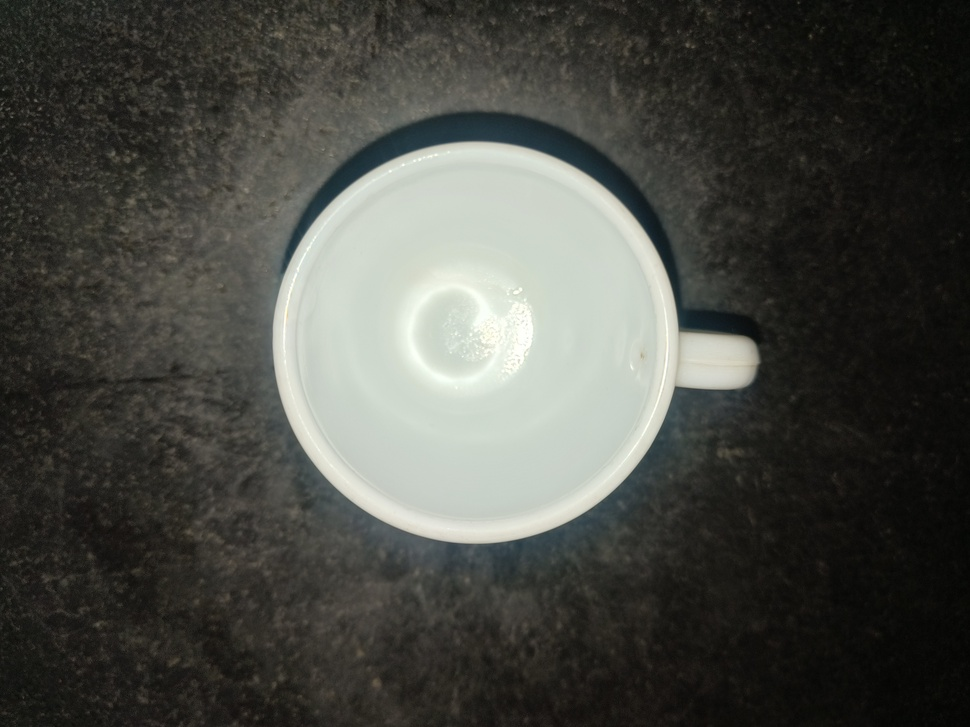
#> input picture dataset/Product 1/Fake/IMG20260406231957.jpg.jpeg, 970 x 727 px, shrunk from 4096 x 3072 before the run
$ python -i features.py   (imports and definitions only)
#> lines starting #> are read from the running program, lines starting #| are printed output that depends on the picture; after the words box and inside, x2 and y2 are one past the last pixel; in counts of white or black regions, pixels touching at a corner belong together
"""
features.py
UNIT 4 - Feature Extraction
Handles: edge detection (Canny), contour detection, histogram extraction
Enhanced with product-focused feature extraction
"""

import cv2
import numpy as np


def extract_edges(gray_img, low_threshold=30, high_threshold=100):
    """
    Feature Extraction (UNIT 4): Canny edge detection.
    Detects boundaries by finding rapid intensity changes using gradient computation.
    Adjusted thresholds for better product edge detection.
    """
    return cv2.Canny(gray_img, threshold1=low_threshold, threshold2=high_threshold)


def extract_contours(edge_img):
    """
    Feature Extraction (UNIT 4): Contour detection.
    Finds connected curves of edge pixels — represents object boundaries.
    """
    contours, _ = cv2.findContours(edge_img, cv2.RETR_EXTERNAL, cv2.CHAIN_APPROX_SIMPLE)
    return contours


def extract_histogram(gray_img, bins=256, mask=None):
    """
    Feature Extraction (UNIT 4): Intensity histogram.
    Counts pixel frequency at each intensity level (0–255).
    Normalized so images of different sizes can be compared.
    Enhanced with optional mask to focus on product regions.
    """
    hist = cv2.calcHist([gray_img], [0], mask, [bins], [0, 256])
    cv2.normalize(hist, hist)
    return hist.flatten()


def create_product_mask(gray_img):
    """
    Create a mask to focus histogram calculation on product regions.
    Uses Otsu's thresholding to separate product from remaining background.
    """
    # Apply Otsu's thresholding to separate foreground (product) from background
    _, mask = cv2.threshold(gray_img, 0, 255, cv2.THRESH_BINARY + cv2.THRESH_OTSU)

    # Morphological operations to clean up the mask
    kernel = np.ones((3, 3), np.uint8)
    mask = cv2.morphologyEx(mask, cv2.MORPH_CLOSE, kernel)
    mask = cv2.morphologyEx(mask, cv2.MORPH_OPEN, kernel)

    return mask


def extract_texture_features(gray_img):
    """
    Extract texture features using Local Binary Pattern (LBP) concept.
    Simplified version for product texture analysis.
    """
    # Calculate local standard deviation (texture measure)
    kernel = np.ones((9, 9), np.float32) / 81
    mean = cv2.filter2D(gray_img.astype(np.float32), -1, kernel)
    sqr_mean = cv2.filter2D((gray_img.astype(np.float32))**2, -1, kernel)
    variance = sqr_mean - mean**2
    variance = np.clip(variance, 0, None)  # Prevent negative values from float precision
    texture = np.sqrt(variance)

    # Normalize texture values
    texture = cv2.normalize(texture, None, 0, 255, cv2.NORM_MINMAX).astype(np.uint8)

    return texture


def extract_shape_features(contours):
    """
    Extract shape-based features from contours.
    Returns area, perimeter, and aspect ratio of the largest contour.
    """
    if not contours:
        return {"area": 0, "perimeter": 0, "aspect_ratio": 1.0}

    # Find largest contour (main product)
    largest_contour = max(contours, key=cv2.contourArea)

    # Calculate shape features
    area = cv2.contourArea(largest_contour)
    perimeter = cv2.arcLength(largest_contour, True)

    # Bounding rectangle for aspect ratio
    x, y, w, h = cv2.boundingRect(largest_contour)
    aspect_ratio = float(w) / h if h > 0 else 1.0

    return {
        "area": area,
        "perimeter": perimeter,
        "aspect_ratio": aspect_ratio
    }


def get_features(gray_img):
    """
    Enhanced feature extraction for preprocessed grayscale image.
    Returns edges, contours, histogram (with mask), texture, and shape features.
    """
    # Extract edges with optimized parameters
    edges = extract_edges(gray_img)

    # Extract contours
    contours = extract_contours(edges)

    # Create product mask for focused histogram
    product_mask = create_product_mask(gray_img)

    # Extract histogram using product mask
    histogram = extract_histogram(gray_img, mask=product_mask)

    # Extract texture features
    texture = extract_texture_features(gray_img)

    # Extract shape features
    shape_features = extract_shape_features(contours)

    return {
        "edges": edges,
        "contours": contours,
        "histogram": histogram,
        "texture": texture,
        "shape": shape_features,
        "mask": product_mask
    }

>>> import cv2
>>> picture = cv2.imread('dataset/Product 1/Fake/IMG20260406231957.jpg.jpeg', cv2.IMREAD_GRAYSCALE)
>>> result = get_features(picture)
#> in extract_edges, `return cv2.Canny(gray_img, threshold1=low_threshold, threshold2=high_t..`:
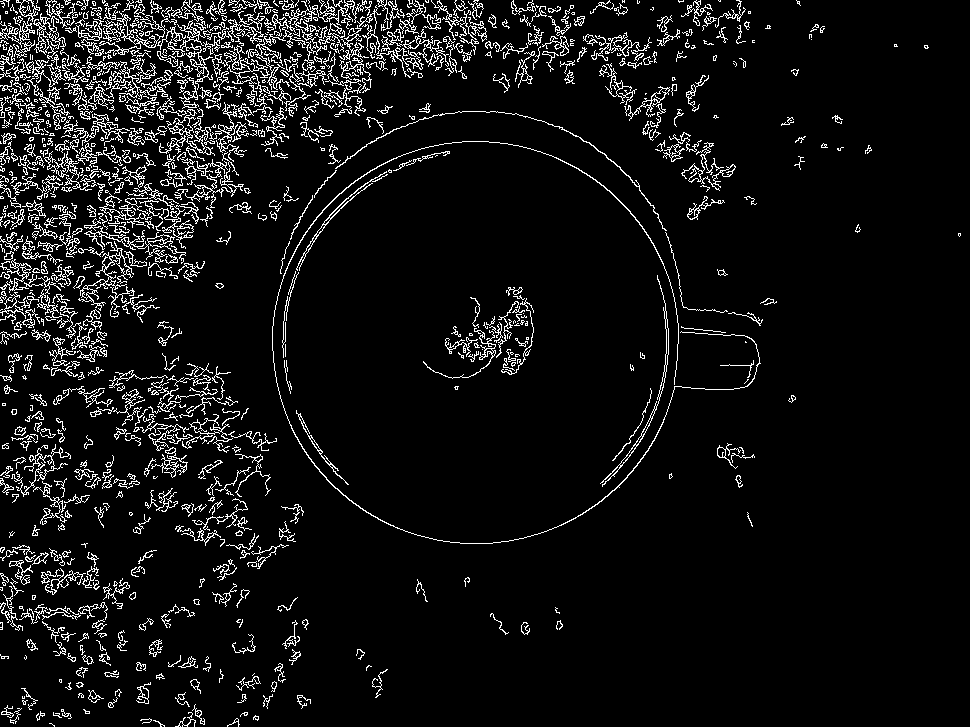
#> returned value: shape (727, 970); 7% white in thin lines or dots
#> in extract_contours, `contours, _ = cv2.findContours(edge_img, cv2.RETR_EXTERNAL, cv2.CHAIN_..`: contours = 872 contours, 612 with area under 20; largest, box (x1, y1, x2, y2) and area: (87, 52, 157, 110) 468, (185, 152, 244, 208) 398, (600, 275, 669, 487) 382, (167, 20, 213, 90) 367, (272, 141, 761, 544) 365
#> in create_product_mask, `_, mask = cv2.threshold(gray_img, 0, 255, cv2.THRESH_BINARY + cv2.THRE..`:
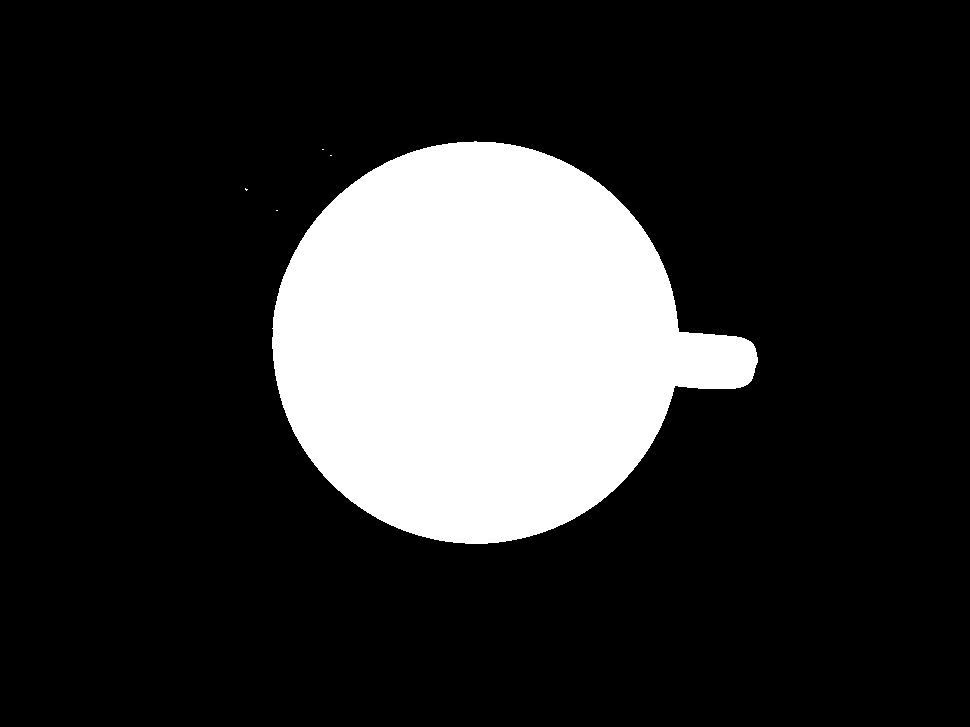
#> mask: shape (727, 970); 18.8% white; 5 white regions (4 under 20 px), largest, box (x1, y1, x2, y2) and area: (272, 141, 758, 544) 132449
#> in extract_histogram, `hist = cv2.calcHist([gray_img], [0], mask, [bins], [0, 256])`: hist = 256 values, max 13242 at index 211, min 0 at index 0, mean 517.4
#> in get_features, `histogram = extract_histogram(gray_img, mask=product_mask)`: histogram = 256 values, max 0.468 at index 211, min 0 at index 0, mean 0.0183
#> in extract_texture_features, `sqr_mean = cv2.filter2D((gray_img.astype(np.float32))**2, -1, kernel)`:
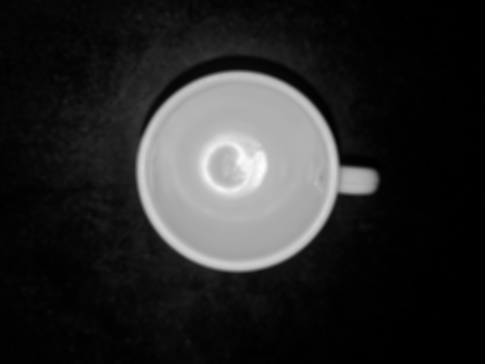
#> sqr_mean: shape (727, 970) float32 (shown at 1/2 size); min 37.94, max 64306.2, mean 10376.7; drawn with min black and max white
#> in extract_texture_features, `variance = sqr_mean - mean**2`:
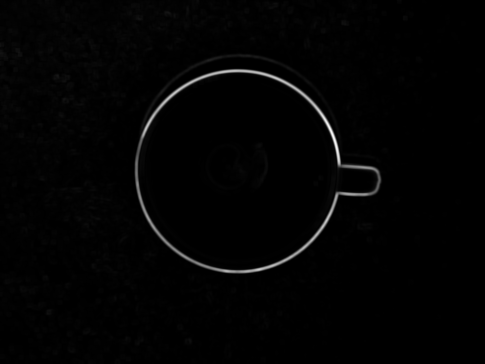
#> variance: shape (727, 970) float32 (shown at 1/2 size); min -0.043, max 5328.9, mean 70.8; drawn with min black and max white
#> in extract_texture_features, `texture = np.sqrt(variance)`:
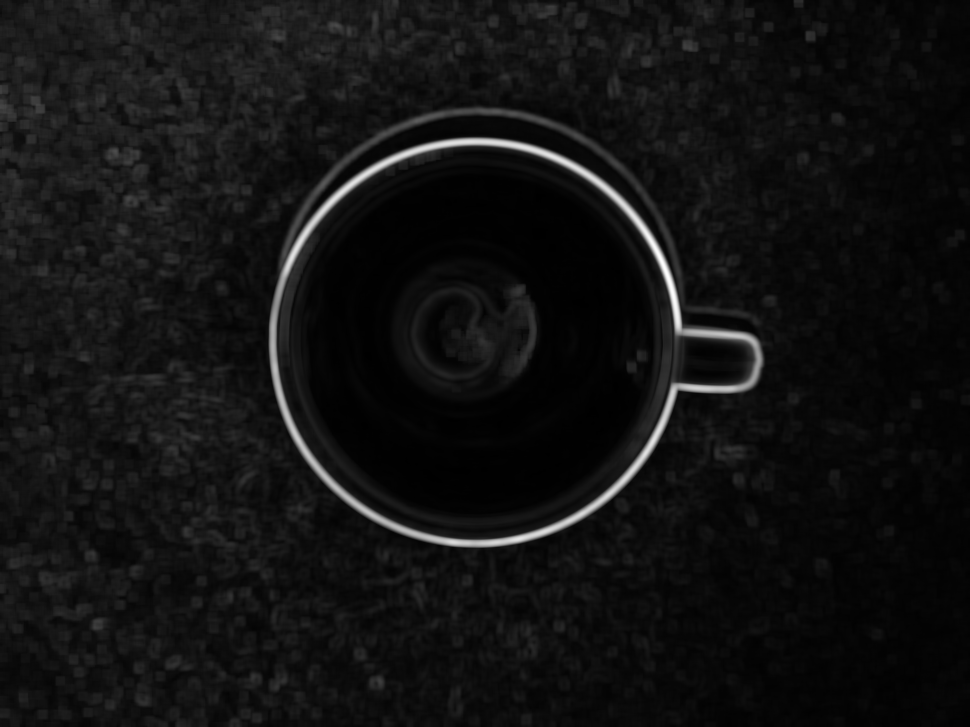
#> texture: shape (727, 970) float32; min 0, max 73, mean 5.3; drawn with min black and max white
#> in extract_shape_features, `largest_contour = max(contours, key=cv2.contourArea)`: largest_contour = contour of 540 points, box (x1, y1, x2, y2) (87, 52, 157, 110), area 468
#> in extract_shape_features, `area = cv2.contourArea(largest_contour)`: area = 468
#> in extract_shape_features, `perimeter = cv2.arcLength(largest_contour, True)`: perimeter = 921.4
#> in extract_shape_features, `x, y, w, h = cv2.boundingRect(largest_contour)`: x = 87; y = 52; w = 70; h = 58
#> in extract_shape_features, `aspect_ratio = float(w) / h if h > 0 else 1.0`: aspect_ratio = 1.21
#> in get_features, `shape_features = extract_shape_features(contours)`: shape_features = {'area': 468, 'perimeter': 921.4, 'aspect_ratio': 1.21}
#> result = 6 items

$ run again, on dataset/Product 1/Fake/IMG20260406232005.jpg.jpeg
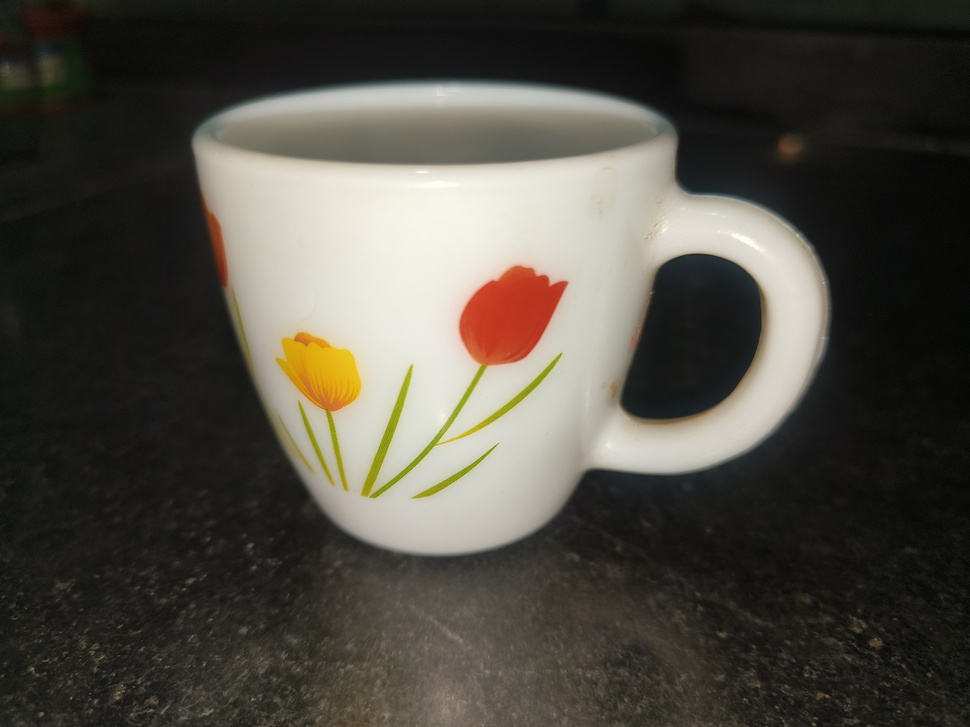
#> input picture dataset/Product 1/Fake/IMG20260406232005.jpg.jpeg, 970 x 727 px, shrunk from 4096 x 3072 before the run
#> in extract_edges, `return cv2.Canny(gray_img, threshold1=low_threshold, threshold2=high_t..`:
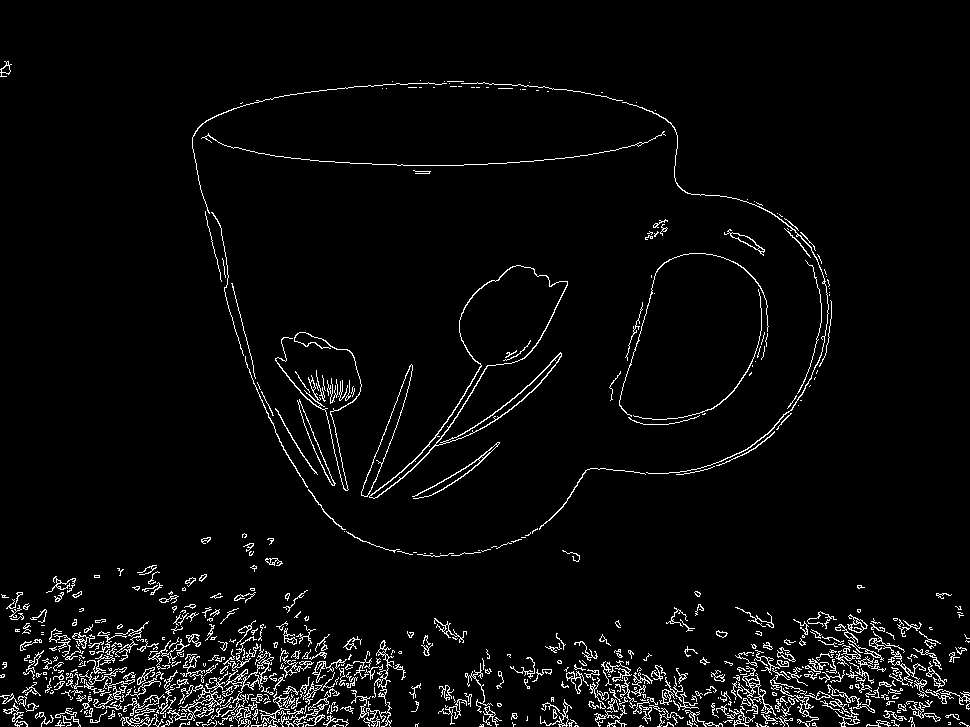
#> returned value: shape (727, 970); 3.9% white in thin lines or dots
#> in extract_contours, `contours, _ = cv2.findContours(edge_img, cv2.RETR_EXTERNAL, cv2.CHAIN_..`: contours = 600 contours, 469 with area under 20; largest, box (x1, y1, x2, y2) and area: (369, 265, 568, 499) 8998, (361, 364, 413, 497) 1104, (221, 651, 274, 722) 416, (297, 399, 336, 486) 390, (167, 684, 225, 721) 266
#> hist = 256 values, max 3820 at index 206, min 0 at index 0, mean 712.2
#> histogram = 256 values, max 0.209 at index 206, min 0 at index 0, mean 0.039
#> in extract_texture_features, `texture = np.sqrt(variance)`:
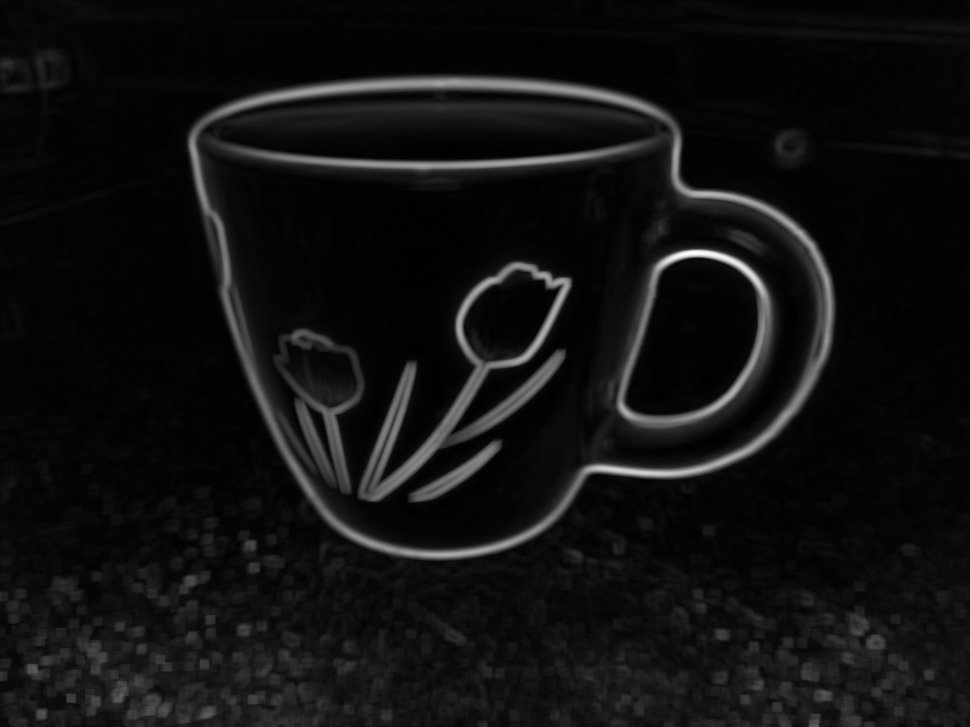
#> texture: shape (727, 970) float32; min 0, max 68.33, mean 4.7; drawn with min black and max white
#> largest_contour = contour of 449 points, box (x1, y1, x2, y2) (369, 265, 568, 499), area 8998
#> area = 8998
#> perimeter = 1061.4
#> x = 369; y = 265; w = 199; h = 234
#> aspect_ratio = 0.85
#> shape_features = {'area': 8998, 'perimeter': 1061.4, 'aspect_ratio': 0.85}
#> result = 6 items

$ run again, on dataset/Product 1/Fake/IMG20260406232008.jpg.jpeg
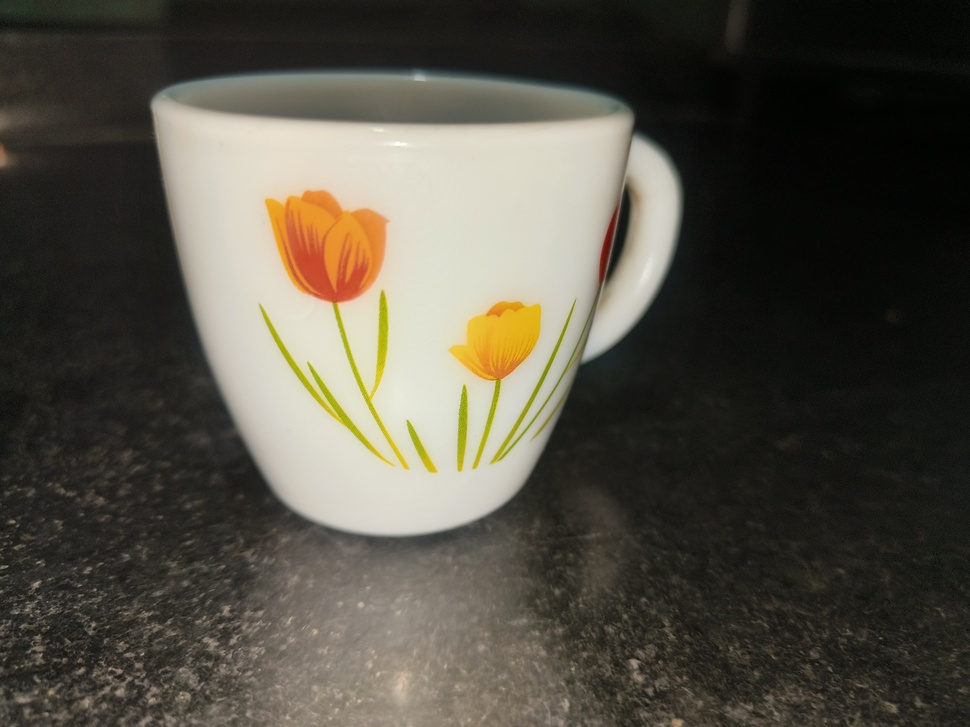
#> input picture dataset/Product 1/Fake/IMG20260406232008.jpg.jpeg, 970 x 727 px, shrunk from 4096 x 3072 before the run
#> in extract_edges, `return cv2.Canny(gray_img, threshold1=low_threshold, threshold2=high_t..`:
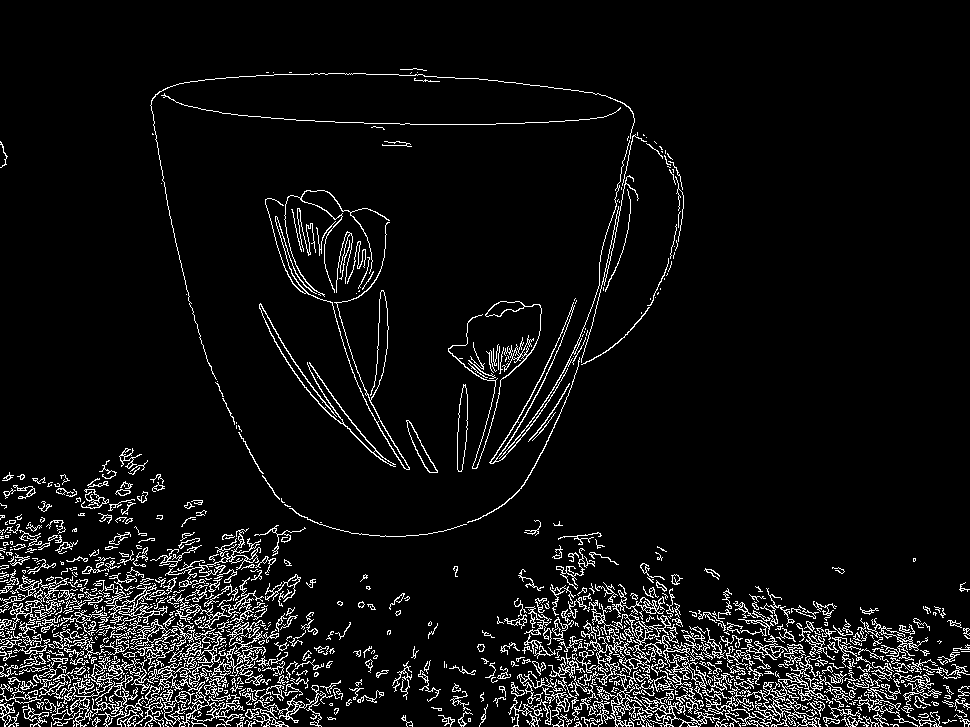
#> returned value: shape (727, 970); 6.6% white in thin lines or dots
#> in extract_contours, `contours, _ = cv2.findContours(edge_img, cv2.RETR_EXTERNAL, cv2.CHAIN_..`: contours = 936 contours, 749 with area under 20; largest, box (x1, y1, x2, y2) and area: (705, 655, 833, 727) 894, (596, 670, 715, 727) 848, (489, 302, 575, 464) 768, (149, 655, 245, 727) 672, (457, 384, 468, 472) 612
#> hist = 256 values, max 9438 at index 220, min 0 at index 0, mean 813.1
#> histogram = 256 values, max 0.349 at index 220, min 0 at index 0, mean 0.0301
#> in extract_texture_features, `texture = np.sqrt(variance)`:
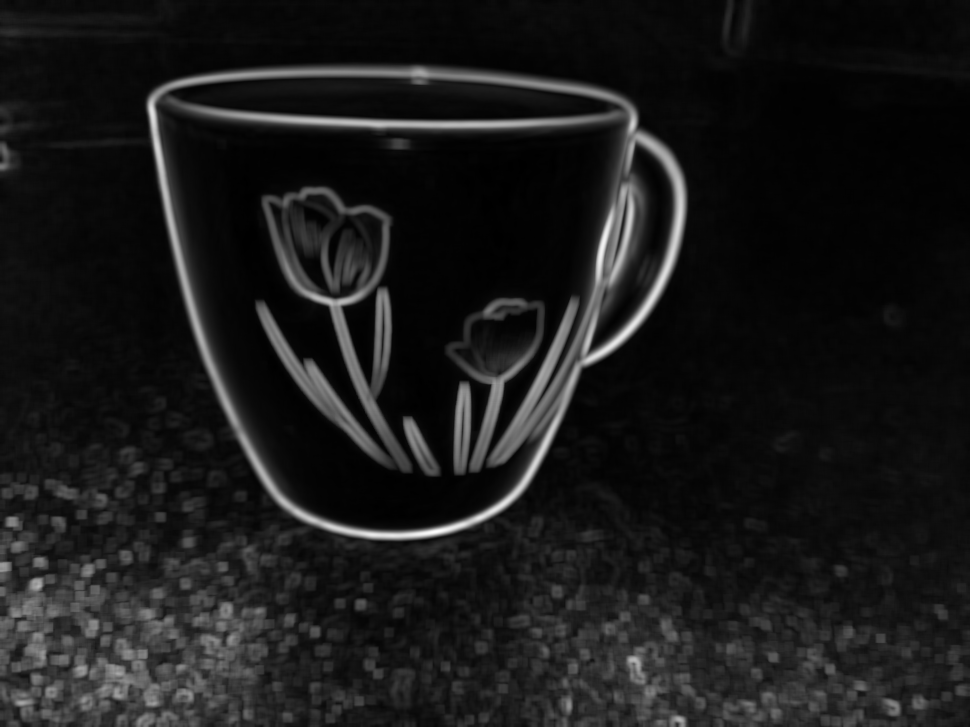
#> texture: shape (727, 970) float32; min 0, max 54.84, mean 5.6; drawn with min black and max white
#> largest_contour = contour of 1382 points, box (x1, y1, x2, y2) (705, 655, 833, 727), area 894
#> area = 893.5
#> perimeter = 2386.9
#> x = 705; y = 655; w = 128; h = 72
#> aspect_ratio = 1.78
#> shape_features = {'area': 893.5, 'perimeter': 2386.9, 'aspect_ratio': 1.78}
#> result = 6 items
